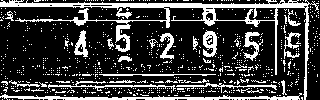
#> input picture python-002-framework/chapter-001-opencv/character_wheel.bmp, 320 x 100 px, found by its file name
$ python '12-综合案例之检测燃气表字轮数字.py'
#> lines starting #> are read from the running program, lines starting #| are printed output that depends on the picture; after the words box and inside, x2 and y2 are one past the last pixel; in counts of white or black regions, pixels touching at a corner belong together
### python-002-framework/chapter-001-opencv/image_util.py
import cv2


def show_image_in_window(title, image):
    """
        显示图像函数
        param：
            image：要显示的图像
        return：
            无
    """
    cv2.imshow(title, image)
    cv2.waitKey(0)  # 等待按键（0表示无限等待）
    cv2.destroyAllWindows()  # 关闭所有窗口

### python-002-framework/chapter-001-opencv/12-综合案例之检测燃气表字轮数字.py
import cv2

import image_util as image_util

"""
    轮廓的绘制函数
        函数声明
            cv2.drawContours(image, contours, contourIdx, color, thickness) -> dst
        参数说明：
            image：输入的图像，可以是灰度图像或彩色图像。
            contours：轮廓信息，可以是通过cv2.findContours()函数得到的轮廓列表。
            contourIdx：轮廓的索引，指定要绘制的轮廓。如果为负数（例如-1），则绘制所有的轮廓。
            color：绘制轮廓的颜色，可以是指定的颜色（例如(0,255,0)表示绿色）或者是使用-1用于绘制填充轮廓。
            thickness：轮廓线的宽度。如果为负数（例如-1），则绘制填充轮廓。默认值为1。
        返回值说明：
            dst：返回的绘制轮廓后的图像。
"""

# 缩放比例
scale = 1


def filter_number_contours(contours, conditions):
    """
        过滤出可能是数字的轮廓
        :param contours: 轮廓列表
        :return: 过滤后的数字轮廓列表
    """
    min_area = conditions['min_area'] * scale
    max_area = conditions['max_area'] * scale
    min_width = conditions['min_width'] * scale
    max_width = conditions['max_width'] * scale
    min_height = conditions['min_height'] * scale
    max_height = conditions['max_height'] * scale

    number_contours = []
    for contour in contours:
        # 计算轮廓的边界矩形
        x, y, w, h = cv2.boundingRect(contour)
        # 计算轮廓面积
        area = cv2.contourArea(contour)

        # 应用过滤条件
        if (min_area <= area <= max_area and
                min_width <= w <= max_width and
                min_height <= h <= max_height):
            number_contours.append((contour, (x, y, w, h)))
    # 按x坐标排序，使数字按从左到右顺序排列
    number_contours.sort(key=lambda c: c[1][0])
    return number_contours


def contour_detection(conditions):
    """
        轮廓检测
    """
    input_path = 'd://opencv//character_wheel.bmp'

    # 加载图像并检查是否成功
    image = cv2.imread(input_path)
#> image is the input picture: shape (100, 320, 3); 23.8% white; 785 white regions (761 under 20 px), largest, box (x1, y1, x2, y2) and area: (0, 0, 319, 100) 2868, (0, 93, 302, 100) 854, (48, 81, 176, 91) 310
    if image is None:
        print(f"错误：无法加载图像 '{input_path}'")
        return

    # 放大图片1倍
    image = cv2.resize(image, (image.shape[1] * scale, image.shape[0] * scale))
    # image_util.show_image_in_window('放大一倍后的图片', image)

    # 创建原始图像的彩色副本用于显示
    original_image = image.copy()

    # 1.中值滤波去噪
    image = cv2.medianBlur(image, 3)
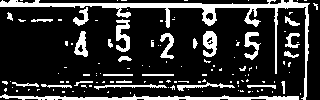
#> image: shape (100, 320, 3); 19.3% white; 124 white regions (98 under 20 px), largest, box (x1, y1, x2, y2) and area: (0, 0, 310, 100) 2332, (0, 94, 299, 100) 914, (116, 19, 130, 52) 277
    # image_util.show_image_in_window("中值滤波后的图片", image)

    # 2.将图像转换为灰度图
    image = cv2.cvtColor(image, cv2.COLOR_BGR2GRAY)
#> image: shape (100, 320); 19.3% white; 124 white regions (98 under 20 px)
    # image_util.show_image_in_window("灰度处理后的图片", image)

    # 3.二值化处理，用于将灰度图像转换为二值图像
    retval, image = cv2.threshold(image, 0, 255, cv2.THRESH_BINARY + cv2.THRESH_OTSU)
#> retval = 0
    # image_util.show_image_in_window("二值化处理后的图片", image)

    # 4.进行形态学操作，改善图像质量
    kernel = cv2.getStructuringElement(cv2.MORPH_RECT, (3, 3))
    # 先进行闭运算连接断裂的轮廓
    # image = cv2.morphologyEx(image, cv2.MORPH_CLOSE, kernel, iterations=1)
    # 再进行开运算去除噪声点
    # image = cv2.morphologyEx(image, cv2.MORPH_OPEN, kernel, iterations=1)
    # image_util.show_image_in_window("形态学处理后的图片", image)

    # 5. 边缘检测（轮廓查找）
    contours, hierarchy = cv2.findContours(image, cv2.RETR_EXTERNAL, cv2.CHAIN_APPROX_SIMPLE)
#> contours = 124 contours, 102 with area under 20; largest, box (x1, y1, x2, y2) and area: (0, 0, 310, 100) 1803, (0, 94, 299, 100) 612, (203, 31, 217, 57) 242, (116, 19, 130, 52) 209, (74, 31, 88, 57) 188

    # 6.过滤数字轮廓
    number_contours_with_rect = filter_number_contours(contours, conditions)
#> the loop in filter_number_contours, `for contour in contours:` made 124 passes
#> (x, y, w, h, area) on passes 1, 24, 29, 30, 31, 33, 98, 99, 101, 102, 106, 115: (0, 94, 299, 6, 612), (247, 85, 29, 4, 36), (94, 84, 73, 6, 89), (41, 84, 31, 4, 37), (177, 82, 58, 9, 106), (12, 82, 27, 5, 34.5), (160, 33, 14, 26, 140), (244, 32, 17, 28, 160), (203, 31, 14, 26, 241.5), (74, 31, 14, 26, 187.5), (116, 19, 14, 33, 209), (73, 7, 16, 19, 99)
#> after the loop in filter_number_contours, `for contour in contours:`: number_contours = 6 items
#> number_contours_with_rect = 6 items

    # 7.绘制过滤后的数字轮廓
    number_contours_image = original_image.copy()
    for contour, rect in number_contours_with_rect:
        x, y, w, h = rect
        # 绘制轮廓
        # cv2.drawContours(number_contours_image, [contour], -1, (0, 0, 255), 1)
        # 绘制边界矩形
        cv2.rectangle(number_contours_image, (x, y), (x + w, y + h), (0, 255, 0), 2)
#> this loop made 6 passes
#> (x, y, w, h) on passes 1 to 6: (73, 7, 16, 19), (74, 31, 14, 26), (116, 19, 14, 33), (160, 33, 14, 26), (203, 31, 14, 26), (244, 32, 17, 28)
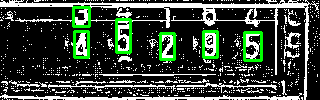
#> number_contours_image: shape (100, 320, 3); 4.56% of pixels changed, all inside (x1, y1, x2, y2) = (72, 6, 263, 62)

    # 8.绘制所有轮廓
    all_contours_image = original_image.copy()
    cv2.drawContours(all_contours_image, contours, -1, (0, 255, 0), 2)
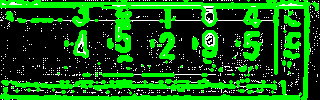
#> all_contours_image: shape (100, 320, 3); mean B, G, R 13.5, 94.6, 13.5

    # 8.显示结果
    # image_util.show_image_in_window("所有轮廓", all_contours_image)
    image_util.show_image_in_window("数字矩形轮廓", number_contours_image)

    # 显示检测到的数字数量
    print(f"检测到 {len(number_contours_with_rect)} 个可能的数字轮廓")
#| 检测到 6 个可能的数字轮廓


if __name__ == '__main__':
    conditions = {'min_area': 50, 'max_area': 800, 'min_width': 5, 'max_width': 32, 'min_height': 18.0,
                  'max_height': 40}
    contour_detection(conditions)
